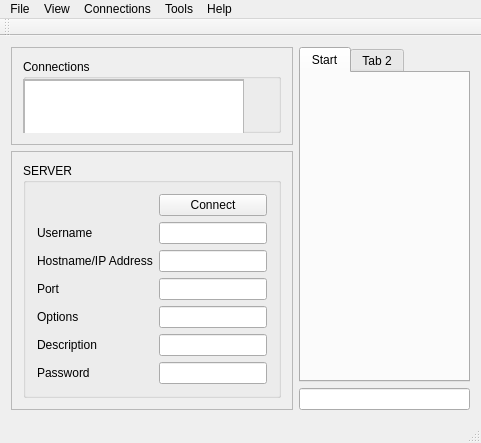
<?xml version="1.0" encoding="UTF-8"?>
<ui version="4.0">
 <class>MainWindow</class>
 <widget class="QMainWindow" name="MainWindow">
  <property name="geometry">
   <rect>
    <x>0</x>
    <y>0</y>
    <width>481</width>
    <height>443</height>
   </rect>
  </property>
  <property name="windowTitle">
   <string>MainWindow</string>
  </property>
  <widget class="QWidget" name="centralWidget">
   <layout class="QHBoxLayout" name="horizontalLayout_2">
    <item>
     <layout class="QHBoxLayout" name="horizontalLayout">
      <item>
       <layout class="QVBoxLayout" name="verticalLayout">
        <item>
         <widget class="QFrame" name="frame">
          <property name="frameShape">
           <enum>QFrame::StyledPanel</enum>
          </property>
          <property name="frameShadow">
           <enum>QFrame::Raised</enum>
          </property>
          <layout class="QHBoxLayout" name="horizontalLayout_5">
           <item>
            <widget class="QGroupBox" name="groupBox">
             <property name="title">
              <string>Connections</string>
             </property>
             <widget class="QScrollArea" name="scrollArea">
              <property name="geometry">
               <rect>
                <x>0</x>
                <y>20</y>
                <width>221</width>
                <height>151</height>
               </rect>
              </property>
              <property name="widgetResizable">
               <bool>true</bool>
              </property>
              <widget class="QWidget" name="scrollAreaWidgetContents_3">
               <property name="geometry">
                <rect>
                 <x>0</x>
                 <y>0</y>
                 <width>219</width>
                 <height>149</height>
                </rect>
               </property>
               <widget class="QTreeView" name="treeView">
                <property name="geometry">
                 <rect>
                  <x>0</x>
                  <y>0</y>
                  <width>221</width>
                  <height>141</height>
                 </rect>
                </property>
               </widget>
              </widget>
             </widget>
            </widget>
           </item>
          </layout>
         </widget>
        </item>
        <item>
         <widget class="QFrame" name="frame_2">
          <property name="frameShape">
           <enum>QFrame::StyledPanel</enum>
          </property>
          <property name="frameShadow">
           <enum>QFrame::Raised</enum>
          </property>
          <layout class="QHBoxLayout" name="horizontalLayout_7">
           <item>
            <widget class="QGroupBox" name="groupBox_2">
             <property name="title">
              <string>SERVER</string>
             </property>
             <layout class="QHBoxLayout" name="horizontalLayout_6">
              <item>
               <layout class="QGridLayout" name="gridLayout">
                <item row="4" column="0">
                 <widget class="QLabel" name="label_4">
                  <property name="text">
                   <string>Options</string>
                  </property>
                 </widget>
                </item>
                <item row="2" column="0">
                 <widget class="QLabel" name="label_2">
                  <property name="text">
                   <string>Hostname/IP Address</string>
                  </property>
                 </widget>
                </item>
                <item row="1" column="1">
                 <widget class="QLineEdit" name="user_entry"/>
                </item>
                <item row="0" column="0">
                 <spacer name="horizontalSpacer">
                  <property name="orientation">
                   <enum>Qt::Horizontal</enum>
                  </property>
                  <property name="sizeHint" stdset="0">
                   <size>
                    <width>40</width>
                    <height>20</height>
                   </size>
                  </property>
                 </spacer>
                </item>
                <item row="0" column="1">
                 <widget class="QPushButton" name="connect_button">
                  <property name="text">
                   <string>Connect</string>
                  </property>
                 </widget>
                </item>
                <item row="5" column="1">
                 <widget class="QLineEdit" name="description_entry"/>
                </item>
                <item row="5" column="0">
                 <widget class="QLabel" name="label_5">
                  <property name="text">
                   <string>Description</string>
                  </property>
                 </widget>
                </item>
                <item row="4" column="1">
                 <widget class="QLineEdit" name="options_entry"/>
                </item>
                <item row="2" column="1">
                 <widget class="QLineEdit" name="host_entry"/>
                </item>
                <item row="3" column="0">
                 <widget class="QLabel" name="label_3">
                  <property name="text">
                   <string>Port</string>
                  </property>
                 </widget>
                </item>
                <item row="3" column="1">
                 <widget class="QLineEdit" name="port_entry"/>
                </item>
                <item row="1" column="0">
                 <widget class="QLabel" name="label">
                  <property name="text">
                   <string>Username</string>
                  </property>
                 </widget>
                </item>
                <item row="6" column="0">
                 <widget class="QLabel" name="label_6">
                  <property name="text">
                   <string>Password</string>
                  </property>
                 </widget>
                </item>
                <item row="6" column="1">
                 <widget class="QLineEdit" name="pwd_entry"/>
                </item>
               </layout>
              </item>
             </layout>
            </widget>
           </item>
          </layout>
         </widget>
        </item>
       </layout>
      </item>
      <item>
       <layout class="QVBoxLayout" name="verticalLayout_2">
        <item>
         <widget class="QTabWidget" name="tabWidget">
          <widget class="QWidget" name="tab_15">
           <attribute name="title">
            <string>Start</string>
           </attribute>
          </widget>
          <widget class="QWidget" name="tab_16">
           <attribute name="title">
            <string>Tab 2</string>
           </attribute>
          </widget>
         </widget>
        </item>
        <item>
         <widget class="QLineEdit" name="cluster_entry"/>
        </item>
       </layout>
      </item>
     </layout>
    </item>
   </layout>
  </widget>
  <widget class="QMenuBar" name="menuBar">
   <property name="geometry">
    <rect>
     <x>0</x>
     <y>0</y>
     <width>481</width>
     <height>25</height>
    </rect>
   </property>
   <widget class="QMenu" name="menuFile">
    <property name="title">
     <string>File</string>
    </property>
    <addaction name="actionPreference"/>
    <addaction name="actionSave"/>
    <addaction name="actionImport"/>
    <addaction name="actionExport_Html"/>
    <addaction name="actionExport_CSV"/>
    <addaction name="separator"/>
    <addaction name="actionExit"/>
   </widget>
   <widget class="QMenu" name="menuView">
    <property name="title">
     <string>View</string>
    </property>
    <addaction name="actionConnections"/>
    <addaction name="actionCluster"/>
   </widget>
   <widget class="QMenu" name="menuConnections">
    <property name="title">
     <string>Connections</string>
    </property>
    <addaction name="actionConnect"/>
    <addaction name="actionAdd"/>
    <addaction name="actionDelete"/>
    <addaction name="actionEdit"/>
   </widget>
   <widget class="QMenu" name="menuTools">
    <property name="title">
     <string>Tools</string>
    </property>
    <addaction name="actionHome"/>
    <addaction name="actionHTTP_Server"/>
   </widget>
   <widget class="QMenu" name="menuHelp">
    <property name="title">
     <string>Help</string>
    </property>
    <addaction name="actionFeedbask"/>
    <addaction name="actionHelp"/>
    <addaction name="actionAbout"/>
   </widget>
   <addaction name="menuFile"/>
   <addaction name="menuView"/>
   <addaction name="menuConnections"/>
   <addaction name="menuTools"/>
   <addaction name="menuHelp"/>
  </widget>
  <widget class="QToolBar" name="mainToolBar">
   <attribute name="toolBarArea">
    <enum>TopToolBarArea</enum>
   </attribute>
   <attribute name="toolBarBreak">
    <bool>false</bool>
   </attribute>
  </widget>
  <widget class="QStatusBar" name="statusBar"/>
  <action name="actionFeedbask">
   <property name="text">
    <string>Feedback</string>
   </property>
   <property name="whatsThis">
    <string extracomment="Leave your feedback, bug, wishes or questions using an online form"/>
   </property>
  </action>
  <action name="actionHelp">
   <property name="text">
    <string>Help</string>
   </property>
  </action>
  <action name="actionAbout">
   <property name="text">
    <string>About</string>
   </property>
  </action>
  <action name="actionPreference">
   <property name="text">
    <string>Preference</string>
   </property>
  </action>
  <action name="actionSave">
   <property name="text">
    <string>Save</string>
   </property>
  </action>
  <action name="actionImport">
   <property name="text">
    <string>Import</string>
   </property>
  </action>
  <action name="actionExport_Html">
   <property name="text">
    <string>Export HTML</string>
   </property>
  </action>
  <action name="actionExport_CSV">
   <property name="text">
    <string>Export CSV</string>
   </property>
  </action>
  <action name="actionExit">
   <property name="text">
    <string>Exit</string>
   </property>
  </action>
  <action name="actionConnections">
   <property name="checkable">
    <bool>true</bool>
   </property>
   <property name="text">
    <string>Connections</string>
   </property>
  </action>
  <action name="actionCluster">
   <property name="checkable">
    <bool>true</bool>
   </property>
   <property name="text">
    <string>Cluster</string>
   </property>
  </action>
  <action name="actionConnect">
   <property name="text">
    <string>Connect</string>
   </property>
  </action>
  <action name="actionAdd">
   <property name="text">
    <string>Add</string>
   </property>
  </action>
  <action name="actionDelete">
   <property name="text">
    <string>Delete</string>
   </property>
  </action>
  <action name="actionEdit">
   <property name="text">
    <string>Edit</string>
   </property>
  </action>
  <action name="actionHome">
   <property name="text">
    <string>Home</string>
   </property>
  </action>
  <action name="actionHTTP_Server">
   <property name="text">
    <string>HTTP Server</string>
   </property>
  </action>
 </widget>
 <layoutdefault spacing="6" margin="11"/>
 <resources/>
 <connections/>
</ui>
